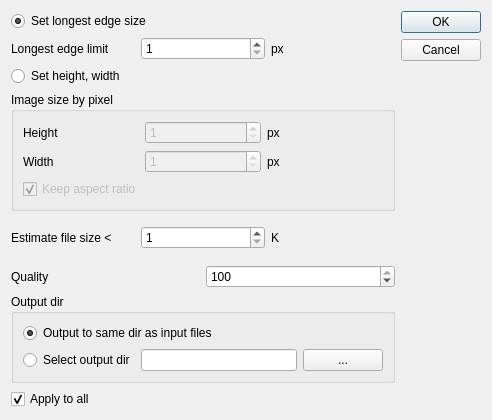
<?xml version="1.0" encoding="UTF-8"?>
<ui version="4.0">
 <class>ResizeDialog</class>
 <widget class="QDialog" name="ResizeDialog">
  <property name="geometry">
   <rect>
    <x>0</x>
    <y>0</y>
    <width>492</width>
    <height>420</height>
   </rect>
  </property>
  <property name="windowTitle">
   <string>Resize</string>
  </property>
  <property name="modal">
   <bool>true</bool>
  </property>
  <layout class="QHBoxLayout" name="horizontalLayout_6">
   <item>
    <layout class="QVBoxLayout" name="verticalLayout_5">
     <item>
      <layout class="QVBoxLayout" name="verticalLayout_2">
       <item>
        <widget class="QRadioButton" name="rbSetLongest">
         <property name="text">
          <string>Set longest edge size</string>
         </property>
         <property name="checked">
          <bool>true</bool>
         </property>
         <attribute name="buttonGroup">
          <string notr="true">buttonGroup</string>
         </attribute>
        </widget>
       </item>
       <item>
        <layout class="QHBoxLayout" name="horizontalLayout_4">
         <item>
          <widget class="QLabel" name="label_7">
           <property name="text">
            <string>Longest edge limit</string>
           </property>
          </widget>
         </item>
         <item>
          <widget class="QSpinBox" name="sbLongEdge">
           <property name="minimum">
            <number>1</number>
           </property>
           <property name="maximum">
            <number>65535</number>
           </property>
          </widget>
         </item>
         <item>
          <widget class="QLabel" name="label_8">
           <property name="text">
            <string>px</string>
           </property>
          </widget>
         </item>
        </layout>
       </item>
      </layout>
     </item>
     <item>
      <layout class="QVBoxLayout" name="verticalLayout_3">
       <item>
        <widget class="QRadioButton" name="rbSetXY">
         <property name="text">
          <string>Set height, width</string>
         </property>
         <attribute name="buttonGroup">
          <string notr="true">buttonGroup</string>
         </attribute>
        </widget>
       </item>
       <item>
        <widget class="QGroupBox" name="groupBox">
         <property name="title">
          <string>Image size by pixel</string>
         </property>
         <property name="flat">
          <bool>false</bool>
         </property>
         <layout class="QVBoxLayout" name="verticalLayout">
          <item>
           <layout class="QHBoxLayout" name="horizontalLayout_2">
            <item>
             <widget class="QLabel" name="label_2">
              <property name="text">
               <string>Height</string>
              </property>
             </widget>
            </item>
            <item>
             <widget class="QSpinBox" name="sbHeight">
              <property name="enabled">
               <bool>false</bool>
              </property>
              <property name="minimum">
               <number>1</number>
              </property>
              <property name="maximum">
               <number>65535</number>
              </property>
             </widget>
            </item>
            <item>
             <widget class="QLabel" name="label_5">
              <property name="text">
               <string>px</string>
              </property>
             </widget>
            </item>
           </layout>
          </item>
          <item>
           <layout class="QHBoxLayout" name="horizontalLayout_3">
            <item>
             <widget class="QLabel" name="label_3">
              <property name="text">
               <string>Width</string>
              </property>
             </widget>
            </item>
            <item>
             <widget class="QSpinBox" name="sbWidth">
              <property name="enabled">
               <bool>false</bool>
              </property>
              <property name="minimum">
               <number>1</number>
              </property>
              <property name="maximum">
               <number>65535</number>
              </property>
             </widget>
            </item>
            <item>
             <widget class="QLabel" name="label_6">
              <property name="text">
               <string>px</string>
              </property>
             </widget>
            </item>
           </layout>
          </item>
          <item>
           <widget class="QCheckBox" name="cbKeepRatio">
            <property name="enabled">
             <bool>false</bool>
            </property>
            <property name="text">
             <string>Keep aspect ratio</string>
            </property>
            <property name="checked">
             <bool>true</bool>
            </property>
           </widget>
          </item>
         </layout>
         <zorder></zorder>
         <zorder></zorder>
         <zorder>cbKeepRatio</zorder>
        </widget>
       </item>
      </layout>
     </item>
     <item>
      <layout class="QHBoxLayout" name="horizontalLayout">
       <item>
        <widget class="QLabel" name="label">
         <property name="text">
          <string>Estimate file size &lt;</string>
         </property>
        </widget>
       </item>
       <item>
        <widget class="QSpinBox" name="sbFileSize">
         <property name="minimum">
          <number>1</number>
         </property>
         <property name="maximum">
          <number>65535</number>
         </property>
        </widget>
       </item>
       <item>
        <widget class="QLabel" name="label_4">
         <property name="text">
          <string>K</string>
         </property>
        </widget>
       </item>
      </layout>
     </item>
     <item>
      <layout class="QHBoxLayout" name="horizontalLayout_5">
       <item>
        <widget class="QLabel" name="label_9">
         <property name="text">
          <string>Quality</string>
         </property>
        </widget>
       </item>
       <item>
        <widget class="QSpinBox" name="sbQuality">
         <property name="minimum">
          <number>0</number>
         </property>
         <property name="maximum">
          <number>100</number>
         </property>
         <property name="value">
          <number>100</number>
         </property>
        </widget>
       </item>
      </layout>
     </item>
     <item>
      <widget class="QGroupBox" name="groupBox_2">
       <property name="title">
        <string>Output dir</string>
       </property>
       <layout class="QVBoxLayout" name="verticalLayout_4">
        <item>
         <widget class="QRadioButton" name="rbSameDir">
          <property name="text">
           <string>Output to same dir as input files</string>
          </property>
          <property name="checked">
           <bool>true</bool>
          </property>
          <attribute name="buttonGroup">
           <string notr="true">buttonGroup_2</string>
          </attribute>
         </widget>
        </item>
        <item>
         <layout class="QHBoxLayout" name="horizontalLayout_7">
          <item>
           <widget class="QRadioButton" name="rbSelectDir">
            <property name="text">
             <string>Select output dir</string>
            </property>
            <attribute name="buttonGroup">
             <string notr="true">buttonGroup_2</string>
            </attribute>
           </widget>
          </item>
          <item>
           <widget class="QLineEdit" name="leOutDir"/>
          </item>
          <item>
           <widget class="QPushButton" name="pbChoose">
            <property name="text">
             <string>...</string>
            </property>
           </widget>
          </item>
         </layout>
        </item>
       </layout>
      </widget>
     </item>
     <item>
      <widget class="QCheckBox" name="cbApplyToAll">
       <property name="text">
        <string>Apply to all</string>
       </property>
       <property name="checked">
        <bool>true</bool>
       </property>
      </widget>
     </item>
    </layout>
   </item>
   <item>
    <widget class="QDialogButtonBox" name="buttonBox">
     <property name="orientation">
      <enum>Qt::Vertical</enum>
     </property>
     <property name="standardButtons">
      <set>QDialogButtonBox::Cancel|QDialogButtonBox::Ok</set>
     </property>
    </widget>
   </item>
  </layout>
 </widget>
 <resources/>
 <connections>
  <connection>
   <sender>buttonBox</sender>
   <signal>accepted()</signal>
   <receiver>ResizeDialog</receiver>
   <slot>accept()</slot>
   <hints>
    <hint type="sourcelabel">
     <x>248</x>
     <y>254</y>
    </hint>
    <hint type="destinationlabel">
     <x>157</x>
     <y>274</y>
    </hint>
   </hints>
  </connection>
  <connection>
   <sender>buttonBox</sender>
   <signal>rejected()</signal>
   <receiver>ResizeDialog</receiver>
   <slot>reject()</slot>
   <hints>
    <hint type="sourcelabel">
     <x>316</x>
     <y>260</y>
    </hint>
    <hint type="destinationlabel">
     <x>286</x>
     <y>274</y>
    </hint>
   </hints>
  </connection>
  <connection>
   <sender>rbSetLongest</sender>
   <signal>toggled(bool)</signal>
   <receiver>sbLongEdge</receiver>
   <slot>setEnabled(bool)</slot>
   <hints>
    <hint type="sourcelabel">
     <x>209</x>
     <y>20</y>
    </hint>
    <hint type="destinationlabel">
     <x>209</x>
     <y>67</y>
    </hint>
   </hints>
  </connection>
  <connection>
   <sender>rbSetXY</sender>
   <signal>toggled(bool)</signal>
   <receiver>sbHeight</receiver>
   <slot>setEnabled(bool)</slot>
   <hints>
    <hint type="sourcelabel">
     <x>209</x>
     <y>116</y>
    </hint>
    <hint type="destinationlabel">
     <x>213</x>
     <y>171</y>
    </hint>
   </hints>
  </connection>
  <connection>
   <sender>rbSetXY</sender>
   <signal>toggled(bool)</signal>
   <receiver>sbWidth</receiver>
   <slot>setEnabled(bool)</slot>
   <hints>
    <hint type="sourcelabel">
     <x>209</x>
     <y>116</y>
    </hint>
    <hint type="destinationlabel">
     <x>213</x>
     <y>204</y>
    </hint>
   </hints>
  </connection>
  <connection>
   <sender>rbSetXY</sender>
   <signal>toggled(bool)</signal>
   <receiver>cbKeepRatio</receiver>
   <slot>setEnabled(bool)</slot>
   <hints>
    <hint type="sourcelabel">
     <x>209</x>
     <y>103</y>
    </hint>
    <hint type="destinationlabel">
     <x>209</x>
     <y>129</y>
    </hint>
   </hints>
  </connection>
  <connection>
   <sender>rbSetLongest</sender>
   <signal>toggled(bool)</signal>
   <receiver>cbApplyToAll</receiver>
   <slot>setEnabled(bool)</slot>
   <hints>
    <hint type="sourcelabel">
     <x>106</x>
     <y>20</y>
    </hint>
    <hint type="destinationlabel">
     <x>106</x>
     <y>269</y>
    </hint>
   </hints>
  </connection>
  <connection>
   <sender>rbSetXY</sender>
   <signal>toggled(bool)</signal>
   <receiver>sbHeight</receiver>
   <slot>setFocus()</slot>
   <hints>
    <hint type="sourcelabel">
     <x>106</x>
     <y>81</y>
    </hint>
    <hint type="destinationlabel">
     <x>110</x>
     <y>162</y>
    </hint>
   </hints>
  </connection>
  <connection>
   <sender>rbSetLongest</sender>
   <signal>toggled(bool)</signal>
   <receiver>sbLongEdge</receiver>
   <slot>setFocus()</slot>
   <hints>
    <hint type="sourcelabel">
     <x>106</x>
     <y>20</y>
    </hint>
    <hint type="destinationlabel">
     <x>152</x>
     <y>50</y>
    </hint>
   </hints>
  </connection>
  <connection>
   <sender>rbSelectDir</sender>
   <signal>toggled(bool)</signal>
   <receiver>leOutDir</receiver>
   <slot>setEnabled(bool)</slot>
   <hints>
    <hint type="sourcelabel">
     <x>91</x>
     <y>356</y>
    </hint>
    <hint type="destinationlabel">
     <x>225</x>
     <y>357</y>
    </hint>
   </hints>
  </connection>
  <connection>
   <sender>cbKeepRatio</sender>
   <signal>toggled(bool)</signal>
   <receiver>sbFileSize</receiver>
   <slot>setEnabled(bool)</slot>
   <hints>
    <hint type="sourcelabel">
     <x>158</x>
     <y>198</y>
    </hint>
    <hint type="destinationlabel">
     <x>167</x>
     <y>240</y>
    </hint>
   </hints>
  </connection>
 </connections>
 <buttongroups>
  <buttongroup name="buttonGroup"/>
  <buttongroup name="buttonGroup_2"/>
 </buttongroups>
</ui>
